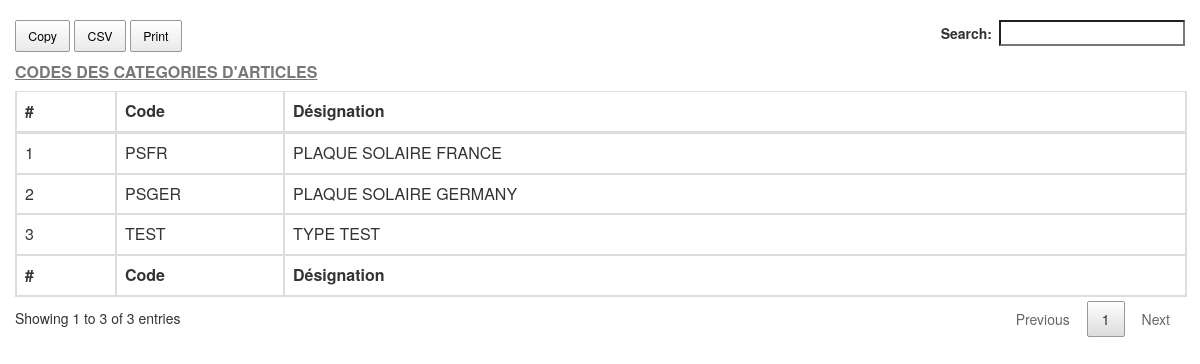
Page /popup_cart.php on the committed database.
### tables this page shows
CREATE TABLE IF NOT EXISTS `typearticle` (
`idTypeA` int(10) NOT NULL,
  `codeTypeA` varchar(20) NOT NULL,
  `designationTypeA` varchar(255) NOT NULL,
  `statutTypeA` varchar(5) NOT NULL
);

### php/fonction.php (called while the page is built, shortened)
<?php
	require 'connexion.php';
	function SQLSelect($sql)
	{
		$bdd = new DB();
		$req = $bdd->db->prepare($sql);
		$req->execute();
		if($req)
			return $req->fetchAll(PDO::FETCH_OBJ);
		else
			return false;
	}

### php/connexion.php (called while the page is built, shortened)
<?php
class DB
{
	private $host = 'localhost';
	private $user = 'root';
	private $pass = '';
	private $db_name = 'bd_gestockevent24';
	public function __construct($host=null, $user=null, $pass=null, $db_name=null)
	{
		try
		{
			$this->db = new PDO ('mysql:host='.$this->host.';dbname='.$this->db_name, $this->user, $this->pass, array(
				PDO::MYSQL_ATTR_INIT_COMMAND => 'SET NAMES UTF8',
				PDO::ATTR_ERRMODE => PDO::ERRMODE_WARNING));
		}
		catch(PDOException $e)
		{
			die("<font color=\"red\">Impossible de se connecter à la base de données!</font>");
		}
	}
}

### popup_cart.php (the view, shortened to what this page needs)
<?php
	require_once('php/fonction.php');
	$arts = SQLSelect("SELECT * FROM typearticle WHERE statutTypeA='ON' ORDER BY codeTypeA");
	$nl = 1;
?>
<!DOCTYPE>
<html>
	<head>
		<link rel="stylesheet" type="text/css" href="datatables/jquery.dataTables.min.css" />
		<link rel="stylesheet" type="text/css" href="datatables/bootstrap.css"/>
		<link rel="stylesheet" type="text/css" href="datatables/buttons.dataTables.min.css" />
	</head>
	<body>
	<div class="col-lg-12">
		<br>
		<table class="table table-bordered" id="codeart">
			<caption><b><u>CODES DES CATEGORIES D'ARTICLES</u></b></caption>
			<thead>
				<tr>
					<th>#</th>
					<th style="width:150px">Code</th>
					<th>Désignation</th>
				</tr>
			</thead>
			<tfoot>
				<tr>
					<th>#</th>
					<th style="width:150px">Code</th>
					<th>Désignation</th>
				</tr>
			</tfoot>
			<tbody>
				<?php
					if(empty($arts))
					{
				?>
						<tr>
							<td colspan="3">Aucune catégorie dans la base</td>
						</tr>
				<?php
					}
					else
					{
						foreach($arts as $art):
				?>
							<tr>
								<td><?=$nl++;?></td>
								<td><?=$art->codeTypeA;?></td>
								<td><?=$art->designationTypeA;?></td>
							</tr>
				<?php
						endforeach;
					}
				?>
			</tbody>
		</table>
	</div>
	</body>
</html>

### rows in the picture
typearticle: codeTypeA "PSFR", designationTypeA "PLAQUE SOLAIRE FRANCE"
typearticle: codeTypeA "PSGER", designationTypeA "PLAQUE SOLAIRE GERMANY"
typearticle: codeTypeA "TEST", designationTypeA "TYPE TEST"
